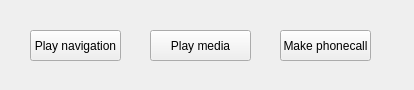
<?xml version="1.0" encoding="UTF-8"?>
<ui version="4.0">
 <class>PhoneScreenEmulator</class>
 <widget class="QMainWindow" name="PhoneScreenEmulator">
  <property name="geometry">
   <rect>
    <x>0</x>
    <y>0</y>
    <width>414</width>
    <height>90</height>
   </rect>
  </property>
  <property name="windowTitle">
   <string>MainWindow</string>
  </property>
  <widget class="QWidget" name="centralwidget">
   <widget class="QPushButton" name="pushButton">
    <property name="geometry">
     <rect>
      <x>30</x>
      <y>30</y>
      <width>91</width>
      <height>31</height>
     </rect>
    </property>
    <property name="text">
     <string>Play navigation</string>
    </property>
   </widget>
   <widget class="QPushButton" name="pushButton_2">
    <property name="geometry">
     <rect>
      <x>150</x>
      <y>30</y>
      <width>101</width>
      <height>31</height>
     </rect>
    </property>
    <property name="text">
     <string>Play media</string>
    </property>
   </widget>
   <widget class="QPushButton" name="pushButton_3">
    <property name="geometry">
     <rect>
      <x>280</x>
      <y>30</y>
      <width>91</width>
      <height>31</height>
     </rect>
    </property>
    <property name="text">
     <string>Make phonecall</string>
    </property>
   </widget>
  </widget>
 </widget>
 <resources/>
 <connections/>
</ui>
